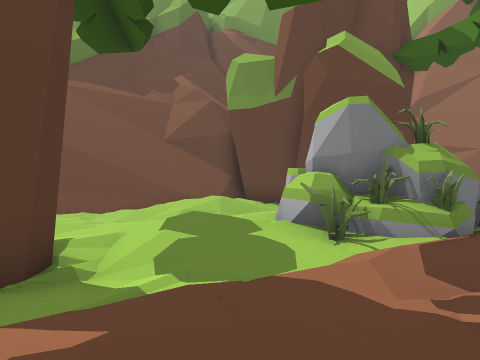
view 1 (above)

24 first-person views from a walk through a Unity game level. The camera is 1.5 m above the floor, tilts 2° down and sees 75° across. The floor is counted in squares, 2 m on a side. Each view is taken from the middle of a square. On the plan, view 1 faces up. The plan holds only what a view shows up to about 10 squares ahead; the rest is blank. The place goes on beyond the plan.

view 2
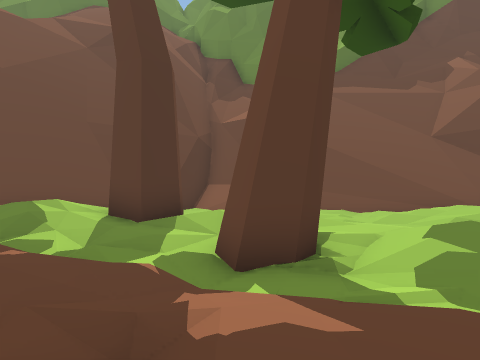

view 3
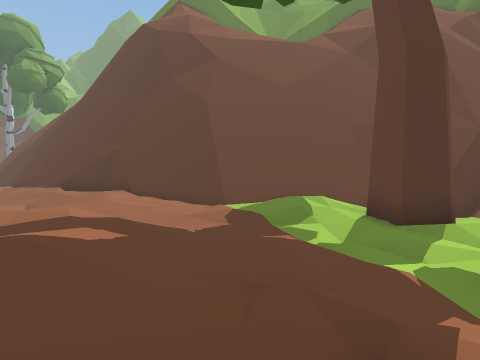

view 4
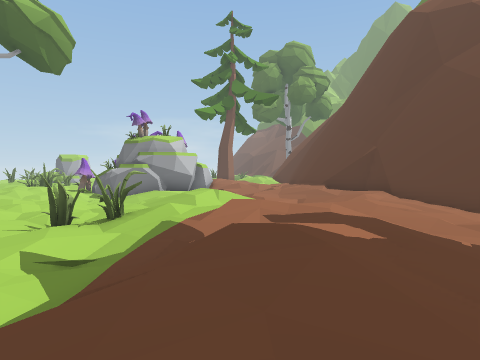

view 5
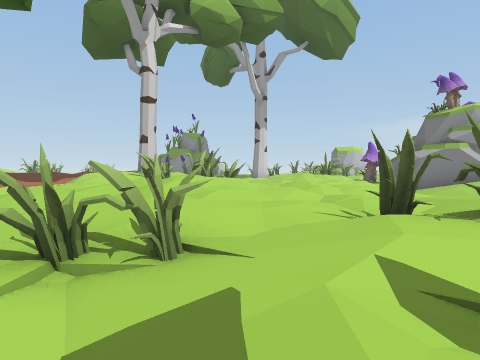

view 6
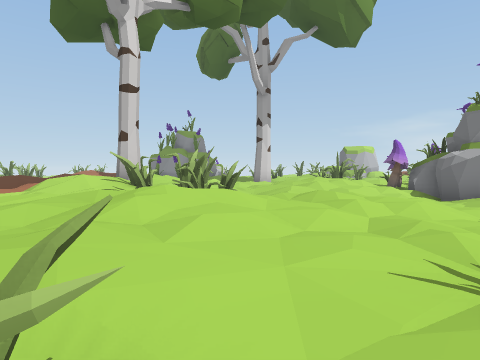

view 7
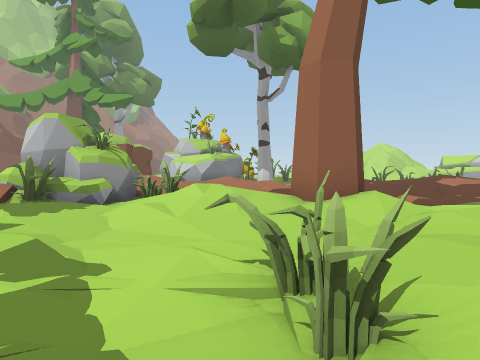

view 8
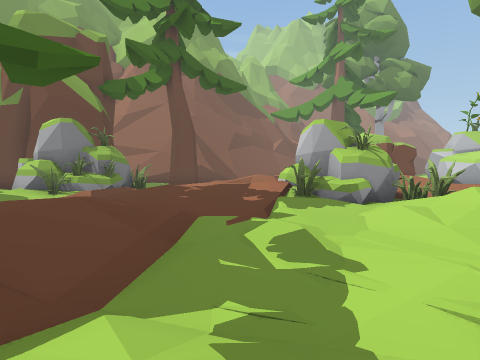

view 9
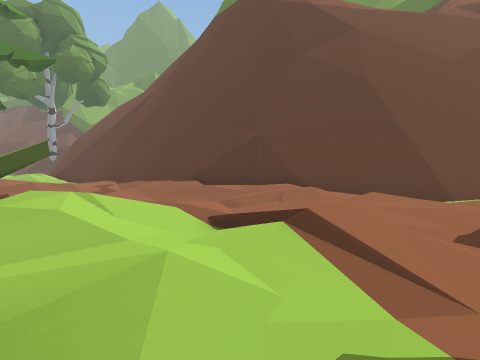

view 10
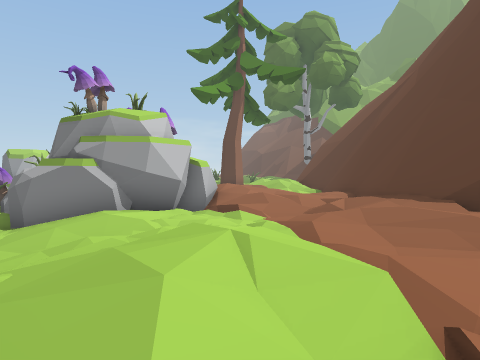

view 11
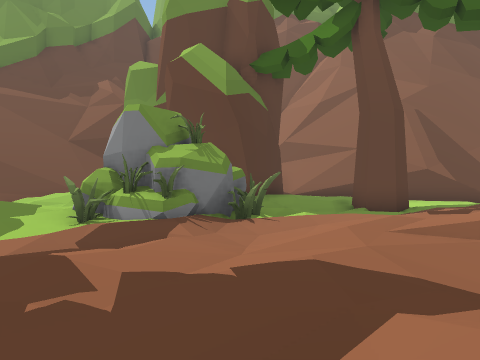

view 12
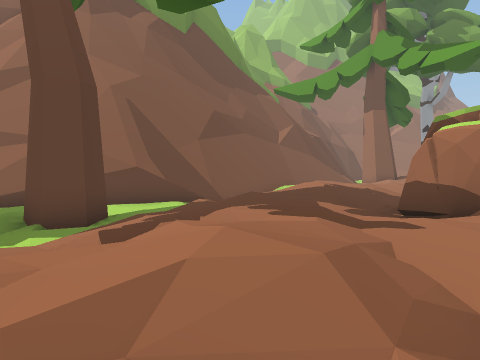

view 13
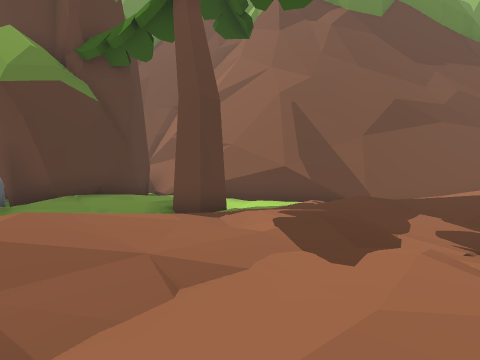

view 14
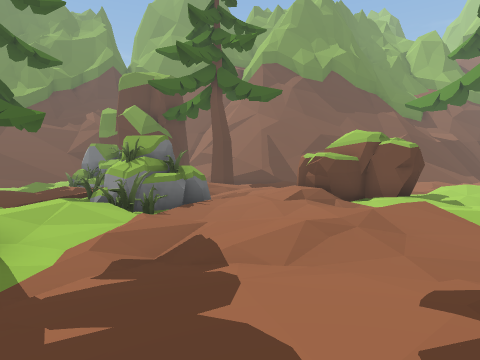

view 15
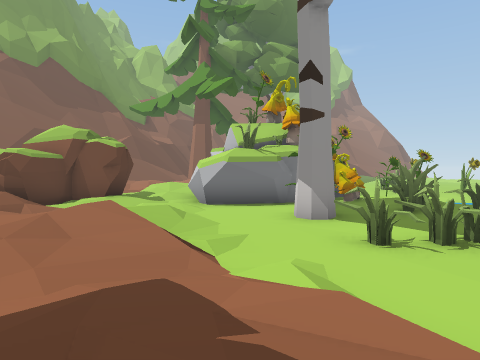

view 16
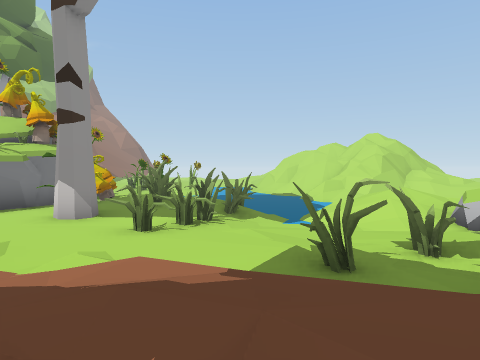

view 17
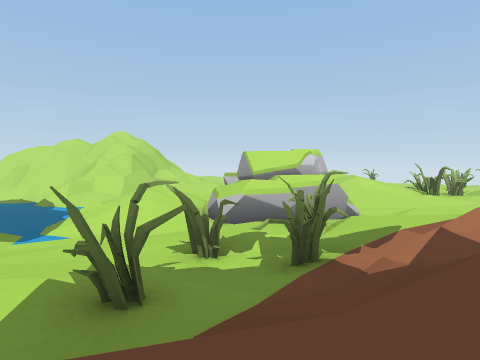

view 18
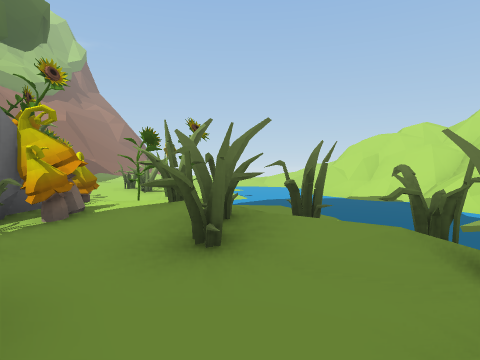

view 19
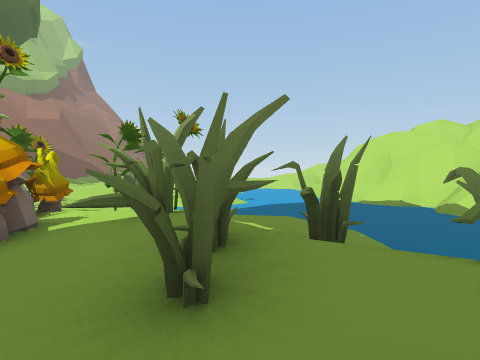

view 20
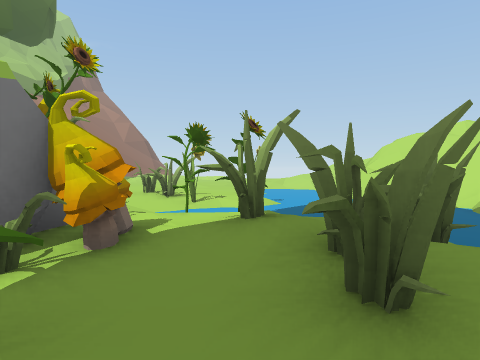

view 21
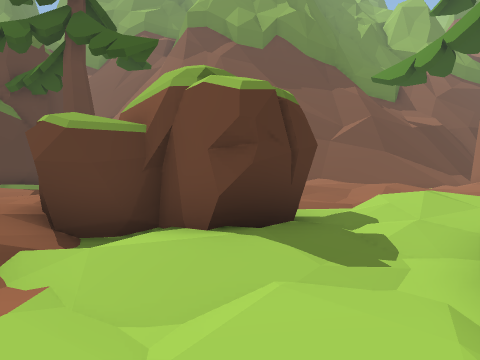

view 22
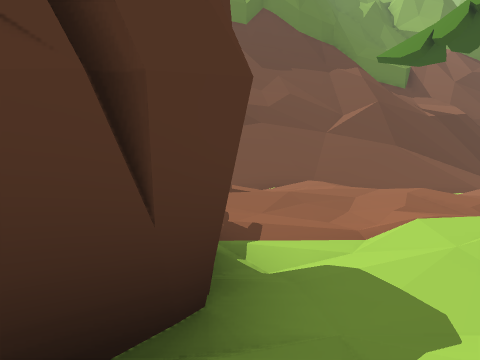

view 23
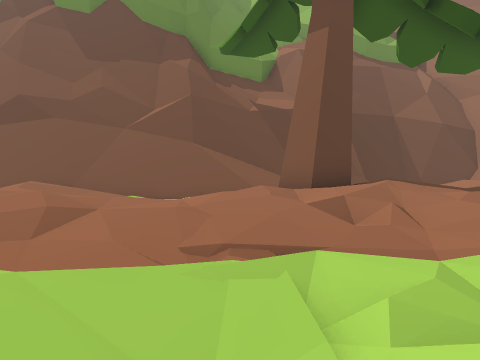

view 24
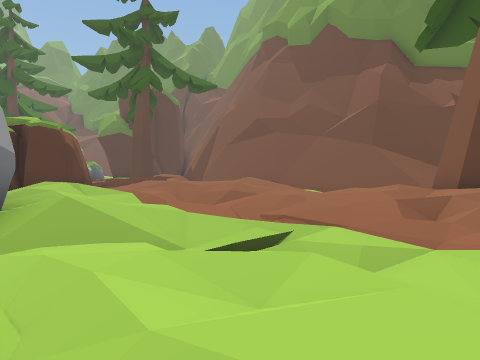

### Floor plan
Key: @ floor where view 1 was taken; # wall or solid block; x gap in a wall; . main floor; : floor 0.25 m higher than the main floor; - floor 0.25 m lower than the main floor; + floor 0.5 m higher than the main floor; _ floor 0.5 m lower than the main floor; * floor 0.75 m higher than the main floor; < floor 0.75 m lower than the main floor; ( floor 1 m lower than the main floor; / step, stairs or slope; = window, fence, low wall or low ledge; ^ raised ledge; M mushroom; R rock; O other object.
Columns run from 12 left of view 1 to 25 right of it. Each row starts with its distance up from view 1.
 10          ##      # ___###   ######==
  9         #=/ ._####-- <__##########=/
  8        ##_.:/_ ##///#_<     .://_-/##x
  7     #   __-.-###-_<<#=-/    .+:.-./::+
  6     #   __- .# ##__<_-./::* :::...:.:+
  5          __/:####/-//.::.++::.::....//
  4    #  #./#_/.O//--./:.:.//..--//-.--_-
  3    #  #__#___-/.-/:++:/.#  .-/./_/__<_
  2    # /./_<_-.-/..:://.:/####/:.--_</<_
  1    # +/-/-/....+::./-.:/# ##.+/../<-//
  0   ##-./-../.@:..:+R  /::####.//#//--/.
 -1   ##----::+::.--/RRRR/++/..-_     ___-
 -2   #....::/+////_-/RR.:+//-__#
 -3  ##..:::.-//<<<</-OO-/:. -_-##   #OOO_
 -4  #/::..+:.-_<<<_-/:/--:: ./__#####M<<O
 -5  #:..-//:/--<(O_-//....::/___OO##M<((<
 -6 ##:.-....OO__OO_-./-_.:..___#O-MO   (O
 -7 #/:--/+:--O_-.-_/##_--.--____--OOO  (/
 -8 #/..-///----./-.-/ _-...-_O__OO/-/ (((
 -9 ./-_--.-__--/+..-/__-:://__OO_.O_/ (((
-10 :.-_-_-__-.-. :./ <_/:..___<<OO(((((((
-11  :-<-/._<-..      _--/+/OO<<((((((((((
-12  :/####<     O O-/_ :+*/_O<(//((((((((
-13   ##  #/<_  OOOO//-    /O__/////(((///
-14       #/---/-O-O+      .-O__-///  ////
-15       #OM..-_ -/       :.O^#^//     /=

Where each view was taken, in squares from view 1:
view 1: 0 up, 0 right, facing up
view 2: 0 up, 0 right, facing up-left
view 3: 0 up, 0 right, facing left
view 4: 0 up, 0 right, facing down-left
view 5: 3 down, 0 right, facing down
view 6: 5 down, 0 right, facing down
view 7: 5 down, 1 left, facing right
view 8: 5 down, 1 left, facing up-right
view 9: 5 down, 2 left, facing left
view 10: 5 down, 4 left, facing down-left
view 11: 1 down, 4 right, facing up
view 12: 1 up, 6 right, facing up-right
view 13: 0 up, 9 right, facing up
view 14: 10 down, 9 right, facing up
view 15: 10 down, 10 right, facing up-right
view 16: 10 down, 9 right, facing right
view 17: 10 down, 10 right, facing down-right
view 18: 8 down, 15 right, facing right
view 19: 8 down, 16 right, facing right
view 20: 7 down, 16 right, facing right
view 21: 4 down, 14 right, facing up
view 22: 1 down, 15 right, facing up
view 23: 0 up, 22 right, facing up
view 24: 1 down, 25 right, facing up-left
